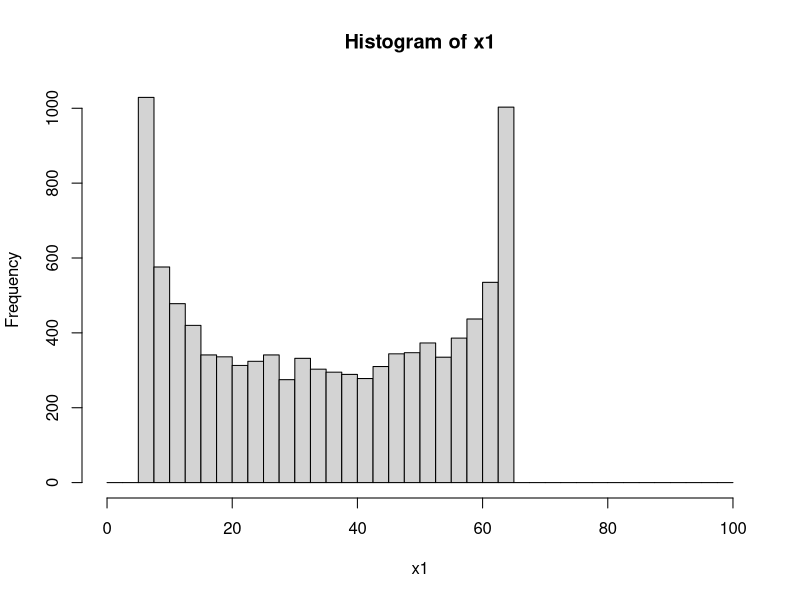
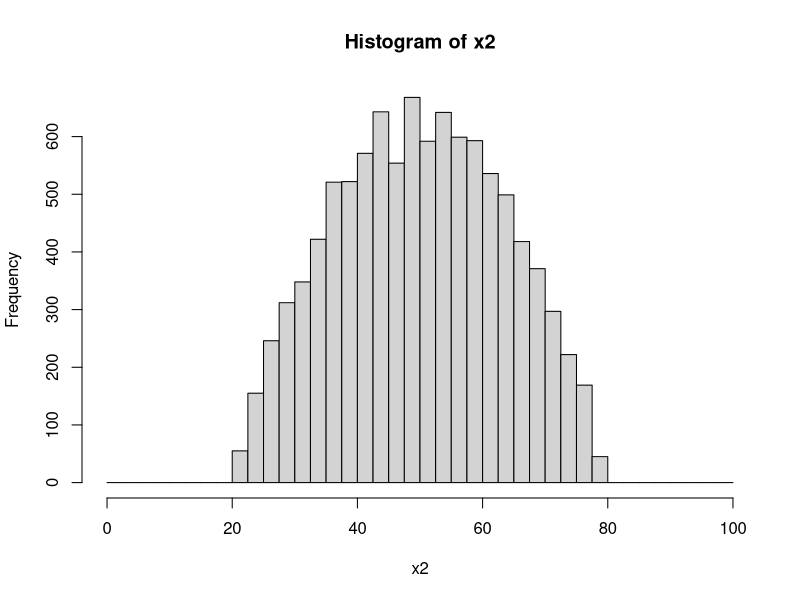
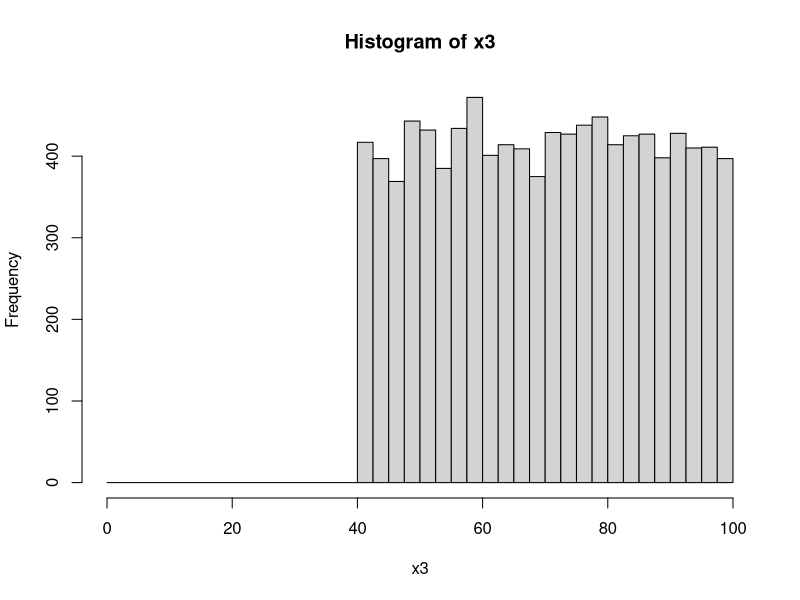
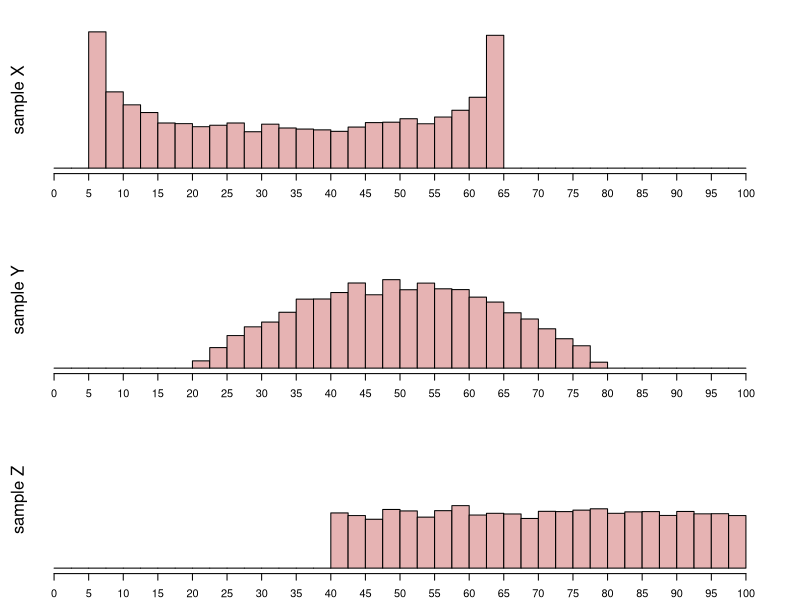

The R script that drew these images, in order:
## ---- chunk 1

type = sample(1:3,3) #bell, uniform, bimodal
n = 10000
beta1 = c(2,1,0.6)[type]
beta2 = c(2,1,0.6)[type]
mid = sample(seq(30,70,5),3)
width = sample(seq(20,60,10),1)
bottom = mid-width/2

x1 = rbeta(n,beta1[1],beta2[1])*(width-0.02)+bottom[1]+0.01
x2 = rbeta(n,beta1[2],beta2[2])*(width-0.02)+bottom[2]+0.01
x3 = rbeta(n,beta1[3],beta2[3])*(width-0.02)+bottom[3]+0.01

h1 = hist(x1,xlim=c(0,100),breaks=seq(0,100,2.5))
h2 = hist(x2,xlim=c(0,100),breaks=seq(0,100,2.5))
h3 = hist(x3,xlim=c(0,100),breaks=seq(0,100,2.5))

counts1 = h1$counts
counts2 = h2$counts
counts3 = h3$counts

ym = max(c(counts1,counts2,counts3))

ans1 = paste0((mid==min(mid))*1,collapse="")
ans2 = paste0((mid==max(mid))*1,collapse="")
ans3 = paste0((type==min(type))*1,collapse="")
ans4 = paste0((type==max(type))*1,collapse="")

## ---- chunk 2
par(mfrow=c(3,1),mar=c(0,0,0,0))
par(mar=c(2,2,2,2))
hist(x1,xlim=c(0,100),breaks=seq(0,100,2.5),ann=F,axes=F,ylim=c(0,ym),col=rgb(0.9,0.7,0.7))
axis(1,line=0,at=seq(0,100,5))
mtext("sample X",2,0,srt=90)

par(mar=c(2,2,2,2))
hist(x2,xlim=c(0,100),breaks=seq(0,100,2.5),ann=F,axes=F,ylim=c(0,ym),col=rgb(0.9,0.7,0.7))
axis(1,line=0,at=seq(0,100,5))
mtext("sample Y",2,0,srt=90)

par(mar=c(2,2,2,2))
hist(x3,xlim=c(0,100),breaks=seq(0,100,2.5),ann=F,axes=F,ylim=c(0,ym),col=rgb(0.9,0.7,0.7))
axis(1,line=0,at=seq(0,100,5))
mtext("sample Z",2,0,srt=90)
